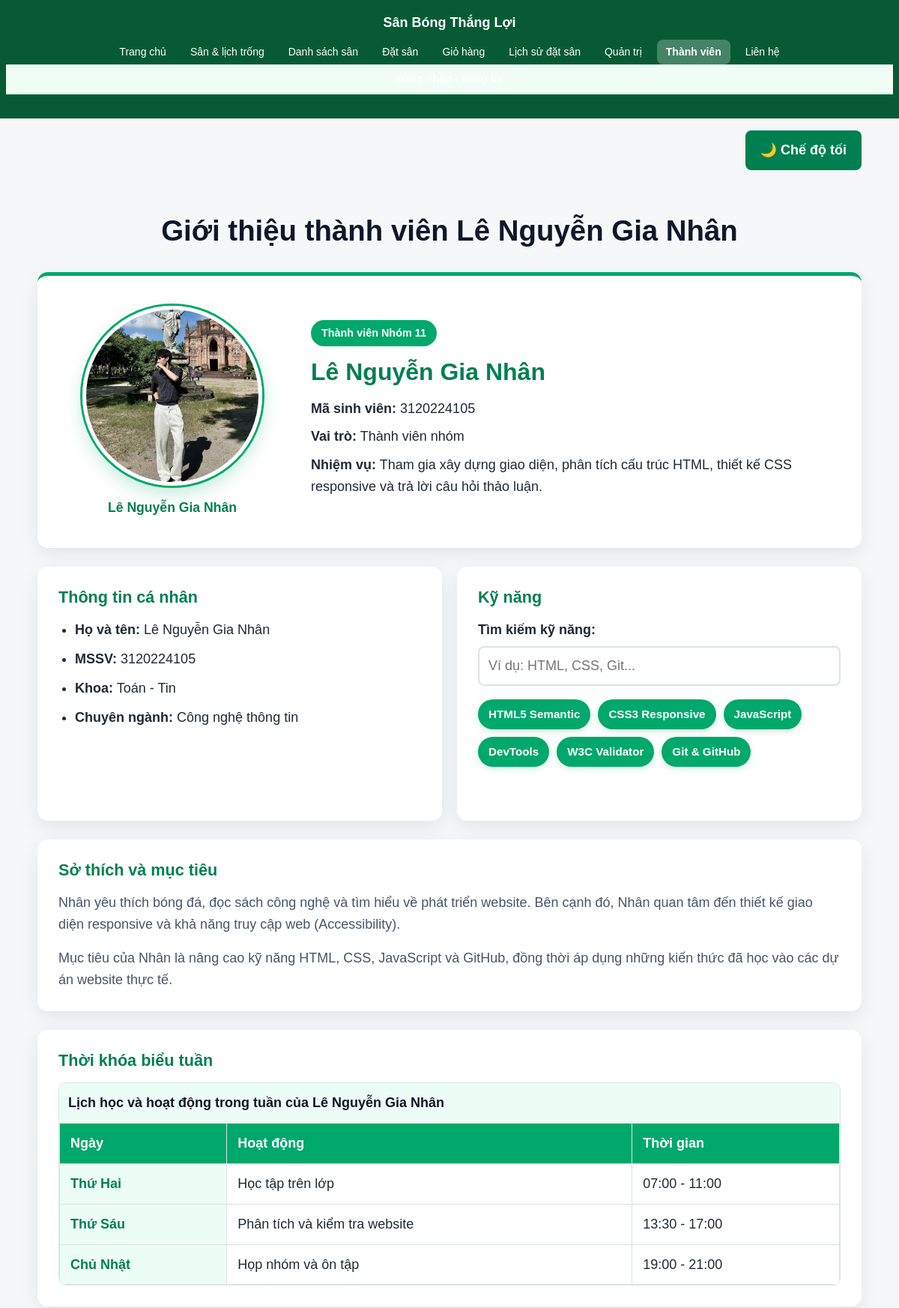
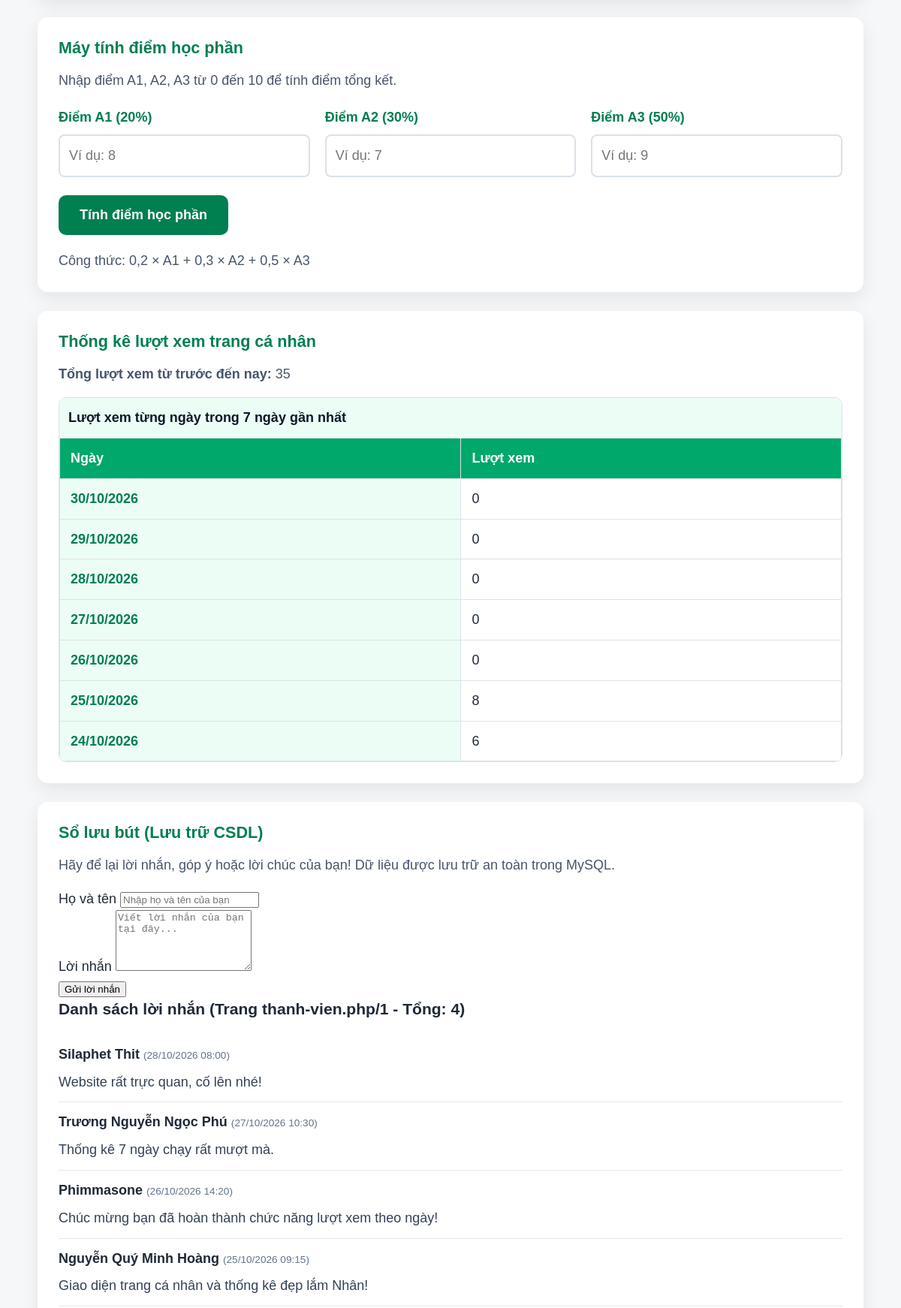
Page /thanhvien/3120224105_nhan/gioithieu.php (upper part) on the committed database (2 pictures, top to bottom).
### tables this page shows
CREATE TABLE tv_luu_but (
    id INT UNSIGNED AUTO_INCREMENT PRIMARY KEY,
    mssv VARCHAR(10) NOT NULL,
    ho_ten VARCHAR(100) NOT NULL,
    loi_nhan TEXT NOT NULL,
    ngay_tao DATETIME NOT NULL DEFAULT CURRENT_TIMESTAMP,
    CONSTRAINT fk_tv_luu_but_thanh_vien FOREIGN KEY (mssv)
        REFERENCES thanh_vien(mssv) ON DELETE CASCADE ON UPDATE CASCADE
);

### inc/ham.php (called while the page is built, shortened)
<?php
if (!function_exists('e')) {
    function e(?string $chuoi): string
    {
        return htmlspecialchars((string) $chuoi, ENT_QUOTES | ENT_HTML5, 'UTF-8');
    }
}

### thanhvien/3120224105_nhan/gioithieu.php (the view, shortened to what this page needs)
<?php
require_once __DIR__ . '/../../inc/config.php';
require_once __DIR__ . '/../../inc/ham.php';
$customCss = '<link rel="stylesheet" href="css/canhan.css">';
$mssv = '3120224105';
$stmt = $pdo->prepare(
    'SELECT COALESCE(SUM(luot_xem), 0)
     FROM tv_luot_xem
     WHERE mssv = :mssv'
);
$stmt->execute(['mssv' => $mssv]);
$tongLuotXem = (int) $stmt->fetchColumn();
$stmt = $pdo->prepare(
    'SELECT ngay, SUM(luot_xem) AS luot_xem
     FROM tv_luot_xem
     WHERE mssv = :mssv
       AND ngay >= DATE_SUB(CURRENT_DATE, INTERVAL 6 DAY)
       AND ngay <= CURRENT_DATE
     GROUP BY ngay
     ORDER BY ngay DESC
     LIMIT 7'
);
$stmt->execute(['mssv' => $mssv]);
$luotXemTheoNgay = [];
foreach ($stmt->fetchAll() as $dongLuotXem) {
    $luotXemTheoNgay[$dongLuotXem['ngay']] = (int) $dongLuotXem['luot_xem'];
}
$thongKeBayNgay = [];
$homNay = new DateTimeImmutable('today');
for ($i = 0; $i < 7; $i++) {
    $ngay = $homNay->modify('-' . $i . ' days');
    $khoaNgay = $ngay->format('Y-m-d');
    $thongKeBayNgay[] = [
        'ngay' => $ngay->format('d/m/Y'),
        'luot_xem' => $luotXemTheoNgay[$khoaNgay] ?? 0,
    ];
}
$stmt = $pdo->prepare('SELECT COUNT(*) FROM tv_luu_but WHERE mssv = :mssv');
$stmt->execute(['mssv' => $mssv]);
$tongLuuBut = (int) $stmt->fetchColumn();
$soMoiTrang = 5;
$tongTrang = max(1, (int) ceil($tongLuuBut / $soMoiTrang));
$trangHienTai = max(1, min($tongTrang, getInt('page', 1)));
$offset = ($trangHienTai - 1) * $soMoiTrang;
$stmt = $pdo->prepare(
    'SELECT id, ho_ten, loi_nhan, DATE_FORMAT(ngay_tao, "%d/%m/%Y %H:%i") AS thoi_gian
     FROM tv_luu_but
     WHERE mssv = :mssv
     ORDER BY ngay_tao DESC, id DESC
     LIMIT :limit OFFSET :offset'
);
$stmt->bindValue(':mssv', $mssv, PDO::PARAM_STR);
$stmt->bindValue(':limit', $soMoiTrang, PDO::PARAM_INT);
$stmt->bindValue(':offset', $offset, PDO::PARAM_INT);
$stmt->execute();
$dsLuubut = $stmt->fetchAll();
require __DIR__ . '/../../inc/header.php';
?>
<div class="theme-control">
    <button
        type="button"
        id="theme-toggle"
        aria-pressed="false">
        🌙 Chế độ tối
    </button>
</div>
    <main class="page-shell content">
        <h1>
            Giới thiệu thành viên Lê Nguyễn Gia Nhân
        </h1>
        <section
            class="profile-card"
            aria-labelledby="profile-heading">
            <figure class="profile-figure">
                <img
                    class="avatar"
                    src="images/nhan.jpg"
                    alt="Ảnh chân dung của Lê Nguyễn Gia Nhân"
                    width="300"
                    height="300">
                <figcaption>
                    Lê Nguyễn Gia Nhân
                </figcaption>
            </figure>
            <div class="profile-meta">
                <span class="label">
                    Thành viên Nhóm 11
                </span>
                <h2 id="profile-heading">
                    Lê Nguyễn Gia Nhân
                </h2>
                <p>
                    <strong>Mã sinh viên:</strong>
                    3120224105
                </p>
                <p>
                    <strong>Vai trò:</strong>
                    Thành viên nhóm
                </p>
                <p>
                    <strong>Nhiệm vụ:</strong>
                    Tham gia xây dựng giao diện,
                    phân tích cấu trúc HTML,
                    thiết kế CSS responsive
                    và trả lời câu hỏi thảo luận.
                </p>
            </div>
        </section>
        <div class="info-grid">
            <article class="info-box">
                <h2>Thông tin cá nhân</h2>
                <ul class="personal-list">
                    <li>
                        <strong>Họ và tên:</strong>
                        Lê Nguyễn Gia Nhân
                    </li>
                    <li>
                        <strong>MSSV:</strong>
                        3120224105
                    </li>
                    <li>
                        <strong>Khoa:</strong>
                        Toán - Tin
                    </li>
                    <li>
                        <strong>Chuyên ngành:</strong>
                        Công nghệ thông tin
                    </li>
                </ul>
            </article>
            <article class="info-box">
                <h2>Kỹ năng</h2>
                <div class="skill-search">
                    <label for="skill-filter">
                        Tìm kiếm kỹ năng:
                    </label>
                    <input
                        type="search"
                        id="skill-filter"
                        placeholder="Ví dụ: HTML, CSS, Git..."
                        autocomplete="off">
                </div>
                <ul class="skill-list" id="skill-list">
                    <li>HTML5 Semantic</li>
                    <li>CSS3 Responsive</li>
                    <li>JavaScript</li>
                    <li>DevTools</li>
                    <li>W3C Validator</li>
                    <li>Git &amp; GitHub</li>
                </ul>
                <p
                    id="skill-message"
                    class="skill-message"
                    aria-live="polite">
                </p>
            </article>
        </div>
        <article class="full-box">
            <h2>Sở thích và mục tiêu</h2>
            <p>
                Nhân yêu thích bóng đá, đọc sách công nghệ
                và tìm hiểu về phát triển website. Bên cạnh đó,
                Nhân quan tâm đến thiết kế giao diện responsive
                và khả năng truy cập web (Accessibility).
            </p>
            <p>
                Mục tiêu của Nhân là nâng cao kỹ năng HTML,
                CSS, JavaScript và GitHub, đồng thời áp dụng
                những kiến thức đã học vào các dự án website
                thực tế.
            </p>
        </article>
        <section
            class="full-box schedule-section"
            aria-labelledby="schedule-heading">
            <h2 id="schedule-heading">
                Thời khóa biểu tuần
            </h2>
            <div
                class="table-wrapper"
                tabindex="0"
                aria-label="Bảng thời khóa biểu có thể cuộn ngang">
                <table class="schedule-table">
                    <caption>
                        Lịch học và hoạt động trong tuần
                        của Lê Nguyễn Gia Nhân
                    </caption>
                    <thead>
                        <tr>
                            <th scope="col">Ngày</th>
                            <th scope="col">Hoạt động</th>
                            <th scope="col">Thời gian</th>
                        </tr>
                    </thead>
                    <tbody>
                        <tr>
                            <th scope="row">Thứ Hai</th>
                            <td>Học tập trên lớp</td>
                            <td>07:00 - 11:00</td>
                        </tr>
                        <tr>
                            <th scope="row">Thứ Sáu</th>
                            <td>Phân tích và kiểm tra website</td>
                            <td>13:30 - 17:00</td>
                        </tr>
                        <tr>
                            <th scope="row">Chủ Nhật</th>
                            <td>Họp nhóm và ôn tập</td>
                            <td>19:00 - 21:00</td>
                        </tr>
                    </tbody>
                </table>
            </div>
        </section>
        <section class="full-box grade-section" id="tinh-diem">
            <h2>Máy tính điểm học phần</h2>
            <p class="grade-description">
                Nhập điểm A1, A2, A3 từ 0 đến 10 để tính điểm tổng kết.
            </p>
            <form action="gioithieu.php" method="POST" class="grade-form">
                <div class="grade-grid">
                    <div class="grade-field">
                        <label for="a1">Điểm A1 (20%)</label>
                        <input type="number" name="a1" id="a1"
                               min="0" max="10" step="0.1"
                               placeholder="Ví dụ: 8" required>
                    </div>
                    <div class="grade-field">
                        <label for="a2">Điểm A2 (30%)</label>
                        <input type="number" name="a2" id="a2"
                               min="0" max="10" step="0.1"
                               placeholder="Ví dụ: 7" required>
                    </div>
                    <div class="grade-field">
                        <label for="a3">Điểm A3 (50%)</label>
                        <input type="number" name="a3" id="a3"
                               min="0" max="10" step="0.1"
                               placeholder="Ví dụ: 9" required>
                    </div>
                </div>
                <button type="submit" class="grade-submit">
                    Tính điểm học phần
                </button>
            </form>
            <p class="grade-formula">
                Công thức: 0,2 × A1 + 0,3 × A2 + 0,5 × A3
            </p>
        </section>
        <section class="full-box view-stats-section" aria-labelledby="view-stats-heading">
            <h2 id="view-stats-heading">Thống kê lượt xem trang cá nhân</h2>
            <p>
                <strong>Tổng lượt xem từ trước đến nay:</strong>
                <?= e((string) $tongLuotXem) ?>
            </p>
            <div class="table-wrapper">
                <table class="schedule-table">
                    <caption>Lượt xem từng ngày trong 7 ngày gần nhất</caption>
                    <thead>
                        <tr>
                            <th scope="col">Ngày</th>
                            <th scope="col">Lượt xem</th>
                        </tr>
                    </thead>
                    <tbody>
                        <?php foreach ($thongKeBayNgay as $dong): ?>
                            <tr>
                                <th scope="row"><?= e($dong['ngay']) ?></th>
                                <td><?= e((string) $dong['luot_xem']) ?></td>
                            </tr>
                        <?php endforeach; ?>
                    </tbody>
                </table>
            </div>
        </section>
        <section class="full-box guestbook-section" id="so-luu-but">
            <h2>Sổ lưu bút (Lưu trữ CSDL)</h2>
            <p class="guestbook-description">
                Hãy để lại lời nhắn, góp ý hoặc lời chúc của bạn! Dữ liệu được lưu trữ an toàn trong MySQL.
            </p>
            <form action="gioithieu.php" method="POST" class="guestbook-form">
                <div class="guestbook-field">
                    <label for="ten">Họ và tên</label>
                    <input type="text" name="ten" id="ten" maxlength="100" placeholder="Nhập họ và tên của bạn" required>
                </div>
                <div class="guestbook-field">
                    <label for="loi_nhan">Lời nhắn</label>
                    <textarea name="loi_nhan" id="loi_nhan" rows="5" maxlength="500" placeholder="Viết lời nhắn của bạn tại đây..." required></textarea>
                </div>
                <button type="submit" class="guestbook-submit">Gửi lời nhắn</button>
            </form>
            <div class="guestbook-history">
                <h3>Danh sách lời nhắn (Trang <?= e((string)$trangHienTai) ?>/<?= e((string)$tongTrang) ?> - Tổng: <?= e((string)$tongLuuBut) ?>)</h3>
                <?php if (empty($dsLuubut)): ?>
                    <p>Chưa có lời nhắn nào trong cơ sở dữ liệu.</p>
                <?php else: ?>
                    <ul class="guestbook-list" style="list-style: none; padding: 0;">
                        <?php foreach ($dsLuubut as $lb): ?>
                            <li style="border-bottom: 1px solid #e2e8f0; padding: 12px 0;">
                                <div style="display:flex; justify-content:space-between; align-items:center;">
                                    <div>
                                        <strong><?= e($lb['ho_ten']) ?></strong>
                                        <span class="guestbook-time" style="color: #64748b; font-size: 0.85rem;"> (<?= e($lb['thoi_gian']) ?>)</span>
                                    </div>
                                </div>
                                <p class="guestbook-message" style="margin: 8px 0 0; color: #334155;"><?= nl2br(e($lb['loi_nhan'])) ?></p>
                            </li>
                        <?php endforeach; ?>
                    </ul>
                <?php endif; ?>
            </div>
        </section>
    </main>
<?php
require __DIR__ . '/../../inc/footer.php';
?>

### css/chung.css (style rules this page uses)
:root { --mau-chinh: #0b6e3c; --mau-chinh-dam: #084d29; --mau-nhan: #f4b400; --mau-chu: #1c1c1c; --mau-nen: #ffffff; --mau-nen-phu: #f2f6f2; --mau-vien: #d7ddd7; --co-chu-goc: 16px; --co-chu-nho: 0.875rem; --co-chu-lon: 1.125rem; --co-chu-tieu-de-1: 1.75rem; --co-chu-tieu-de-2: 1.35rem; --khoang: 1rem; --khoang-lon: 1.5rem; --khoang-nho: 0.5rem; --bo-goc: 8px; --bo-goc-lon: 14px; --bong: 0 2px 8px rgba(0, 0, 0, 0.08); --bong-lon: 0 6px 20px rgba(0, 0, 0, 0.1); }
*, *::before, *::after { box-sizing: border-box; }
html { scroll-behavior: smooth; }
body { margin: 0; font-family: system-ui, -apple-system, "Segoe UI", Roboto, "Helvetica Neue", Arial, sans-serif; font-size: var(--co-chu-goc); line-height: 1.6; color: var(--mau-chu); background-color: var(--mau-nen); display: grid; grid-template-rows: auto 1fr auto; min-height: 100vh; }
img { max-width: 100%; height: auto; display: block; }
h1, h2, h3 { line-height: 1.25; margin-top: 0; }
h1 { font-size: var(--co-chu-tieu-de-1); }
h2 { font-size: var(--co-chu-tieu-de-2); margin-top: var(--khoang-lon); }
p { margin: 0 0 var(--khoang); }
@media (min-width: 600px) { :root { --co-chu-goc: 17px; } }
@media (min-width: 960px) { :root { --co-chu-goc: 18px; --co-chu-tieu-de-1: 2rem; --co-chu-tieu-de-2: 1.5rem; } }
body { max-width: 100vw; overflow-x: hidden; }

### rows in the picture
tv_luu_but: ho_ten "Silaphet Thit", thoi_gian "28/10/2026 08:00", loi_nhan "Website rất trực quan, cố lên nhé!"
tv_luu_but: ho_ten "Trương Nguyễn Ngọc Phú", thoi_gian "27/10/2026 10:30", loi_nhan "Thống kê 7 ngày chạy rất mượt mà."
tv_luu_but: ho_ten "Phimmasone", thoi_gian "26/10/2026 14:20", loi_nhan "Chúc mừng bạn đã hoàn thành chức năng lượt xem theo ngày!"
tv_luu_but: ho_ten "Nguyễn Quý Minh Hoàng", thoi_gian "25/10/2026 09:15", loi_nhan "Giao diện trang cá nhân và thống kê đẹp lắm Nhân!"

### other values in the picture
$nhan "Trang chủ"
$nhan "Sân & lịch trống"
$nhan "Danh sách sân"
$nhan "Đặt sân"
$nhan "Giỏ hàng"
$nhan "Lịch sử đặt sân"
$nhan "Quản trị"
$nhan "Thành viên"
$nhan "Liên hệ"
$tongLuotXem "35"
$dong['ngay'] "30/10/2026"
$dong['luot_xem'] "0"
$dong['ngay'] "29/10/2026"
$dong['ngay'] "28/10/2026"
$dong['ngay'] "27/10/2026"
